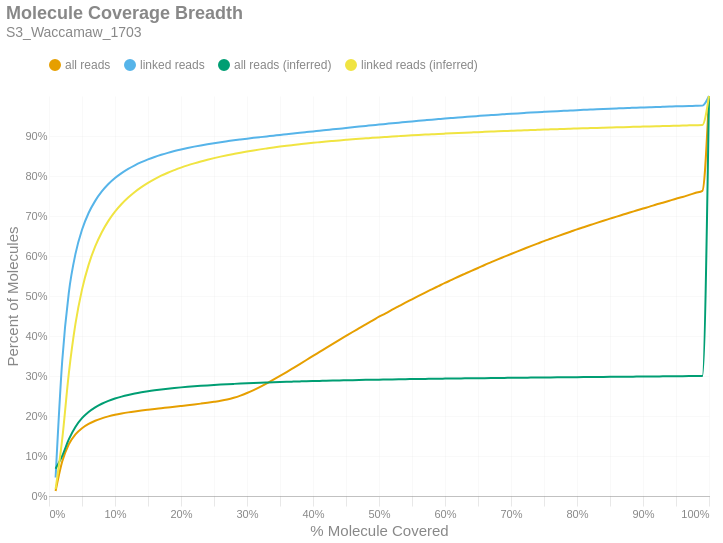

Notebook source saved alongside this figure:
### Markdown cell above
### Molecule Read Coverage
This chart shows molecule coverage breadth as computed by the number of bases aligned to that molecule. In other words, "*how much of each unique long molecule is actually sequenced/aligned?*" Keep in mind there is a distinction between sequences and alignments, since some sequences belonging to a particular molecule may not align well and wouldn't appear in the alignment data. This chart also shows molecule coverage breadth as computed by the *inferred fragment* from which the aligned sequences originate. Unlike read coverage, this calculation takes into account the total insert size, including unsequenced gaps between the forward and reverse reads. Like the previous figures, these are cumulative percents.

### Code cell
if SKIPLR:
    print_html(f"Skipped")
else:
    binned_df = consolidated_hist(valids['coverage_bp'], mask, 0.01, True)
    binned_df_inf = consolidated_hist(valids['coverage_inserts'], mask, 0.01, True)
    binned_df = binned_df.with_columns(pl.lit(binned_df_inf['all reads (cumsum)']).alias('all reads (inferred)'))
    binned_df = binned_df.with_columns(pl.lit(binned_df_inf['linked reads (cumsum)']).alias('linked reads (inferred)'))
    binned_df = binned_df.with_columns(
        (pl.col('bin').cast(pl.Float64) + 0.01).alias('right_edge')
    )

    with SafeRender(binned_df):
        (
            density_plot(binned_df, 'Molecule Coverage Breadth', samplename, 'molcov', ['all reads (inferred)','linked reads (inferred)'])
            .encode(
                #x=alt.X('bin:Q', title="% Molecule Covered").axis(format = '%').scale(padding=0),
                x=alt.X('right_edge:Q', title="% Molecule Covered").axis(format='%').scale(padding=0),
                y=alt.Y('value:Q', title='Percent of Molecules')
                    .axis(format='%')
                    .stack(False)
                    .scale(domainMin=0, padding=0),
                color=alt.Color("key:N").scale(domain = ["all reads", "linked reads", "all reads (inferred)", "linked reads (inferred)"]),
                tooltip = [
                    alt.Tooltip("key:N", title = "Data Type"),
                    alt.Tooltip("range_label:N", title="% Molecule Covered"),
                    alt.Tooltip("value:Q", format = ".2%", title="% Molecules")
                ]
            )
        ).display()

### Figure 1 — Vega-Lite specification as saved in the notebook (floating-point values rounded to 4 significant figures)
{"width": "container", "height": 400, "config": {"title": {"anchor": "start", "dy": -15, "fontSize": 18, "color": "#888888", "subtitleColor": "#888888", "subtitleFontSize": 14}, "arc": {"fill": "#0072B2"}, "axis": {"domainColor": "#888888", "domainWidth": 0.5, "gridWidth": 0.2, "grid": false, "titleFontWeight": 400, "titleFontSize": 15, "labelFontSize": 11, "labelColor": "#888888", "tickColor": "#888888", "tickWidth": 0.2, "titleColor": "#888888"}, "axisBand": {"grid": false}, "axisX": {"grid": true, "tickSize": 10, "domainCap": "round"}, "axisY": {"domain": false, "grid": true, "tickSize": 0, "domainCap": "round"}, "background": "transparent", "header": {"labelFontSize": 15, "labelColor": "#888888", "titleFontSize": 15, "titleFontWeight": 600, "titleColor": "#888888"}, "legend": {"labelFont": "sans-serif", "labelFontSize": 12, "labelColor": "#888888", "symbolSize": 100, "symbolType": "circle", "titleFontSize": 12, "titlePadding": 10, "titleColor": "#888888", "title": null, "orient": "top"}, "range": {"category": ["#E69F00", "#56B4E9", "#009E73", "#F0E442", "#0072B2", "#D55E00", "#CC79A7", "#000000"], "diverging": ["#cfe8f3", "#a2d4ec", "#73bfe2", "#46abdb", "#1696d2", "#12719e"]}, "area": {"fill": "#0072B2", "fillOpacity": 0.7, "line": true, "strokeOpacity": 0.7}, "line": {"color": "#0072B2", "stroke": "#0072B2", "strokeWidth": 2}, "trail": {"color": "#0072B2", "stroke": "#0072B2", "strokeWidth": 0, "size": 1}, "point": {"filled": true, "fillOpacity": 1.0, "size": 95}, "text": {"color": "#888888", "fontSize": 11, "align": "right", "fontWeight": 400, "size": 11}, "bar": {"fill": "#0072B2", "stroke": null}, "view": {"stroke": null, "continuousWidth": 660, "continuousHeight": 400}}, "data": {"name": "data-de06f344a917db5b98f90562563185b9"}, "mark": {"type": "line", "interpolate": "monotone", "point": {"opacity": 0, "size": 275}}, "encoding": {"color": {"field": "key", "scale": {"domain": ["all reads", "linked reads", "all reads (inferred)", "linked reads (inferred)"]}, "type": "nominal"}, "tooltip": [{"field": "key", "title": "Data Type", "type": "nominal"}, {"field": "range_label", "title": "% Molecule Covered", "type": "nominal"}, {"field": "value", "format": ".2%", "title": "% Molecules", "type": "quantitative"}], "x": {"axis": {"format": "%"}, "field": "right_edge", "scale": {"padding": 0}, "title": "% Molecule Covered", "type": "quantitative"}, "y": {"axis": {"format": "%"}, "field": "value", "scale": {"domainMin": 0, "padding": 0}, "stack": false, "title": "Percent of Molecules", "type": "quantitative"}}, "params": [{"name": "param_c36ac31b6afebe62", "select": {"type": "point", "fields": ["key"]}, "bind": "legend"}], "title": {"text": "Molecule Coverage Breadth", "subtitle": "S3_Waccamaw_1703"}, "transform": [{"fold": ["all reads (cumsum)", "linked reads (cumsum)", "all reads (inferred)", "linked reads (inferred)"]}, {"calculate": "replace(datum.key, ' (cumsum)', '')", "as": "key"}, {"filter": {"param": "param_c36ac31b6afebe62"}}], "usermeta": {"embedOptions": {"downloadFileName": "S3_Waccamaw_1703.molcov"}}, "$schema": "https://vega.github.io/schema/vega-lite/v6.1.0.json", "datasets": {"data-de06f344a917db5b98f90562563185b9": [{"bin": "0.0", "interval": "0.0-0.01", "all reads": 0.01239, "linked reads": 0.0463, "all reads (cumsum)": 0.01239, "linked reads (cumsum)": 0.0463, "range_label": "0.0-0.01", "all reads (inferred)": 0.06814, "linked reads (inferred)": 0.01728, "right_edge": 0.01}, {"bin": "0.01", "interval": "0.01-0.02", "all reads": 0.07363, "linked reads": 0.2906, "all reads (cumsum)": 0.08602, "linked reads (cumsum)": 0.3369, "range_label": "0.01-0.02", "all reads (inferred)": 0.1001, "linked reads (inferred)": 0.1415, "right_edge": 0.02}, {"bin": "0.02", "interval": "0.02-0.03", "all reads": 0.04332, "linked reads": 0.1712, "all reads (cumsum)": 0.1293, "linked reads (cumsum)": 0.5081, "range_label": "0.02-0.03", "all reads (inferred)": 0.1417, "linked reads (inferred)": 0.3062, "right_edge": 0.03}, {"bin": "0.03", "interval": "0.03-0.04", "all reads": 0.02461, "linked reads": 0.09652, "all reads (cumsum)": 0.1539, "linked reads (cumsum)": 0.6046, "range_label": "0.03-0.04", "all reads (inferred)": 0.1727, "linked reads (inferred)": 0.4296, "right_edge": 0.04}, {"bin": "0.04", "interval": "0.04-0.05", "all reads": 0.01555, "linked reads": 0.06095, "all reads (cumsum)": 0.1695, "linked reads (cumsum)": 0.6655, "range_label": "0.04-0.05", "all reads (inferred)": 0.1945, "linked reads (inferred)": 0.516, "right_edge": 0.05}, {"bin": "0.05", "interval": "0.05-0.06", "all reads": 0.01079, "linked reads": 0.04202, "all reads (cumsum)": 0.1803, "linked reads (cumsum)": 0.7075, "range_label": "0.05-0.06", "all reads (inferred)": 0.2101, "linked reads (inferred)": 0.5778, "right_edge": 0.06}, {"bin": "0.06", "interval": "0.06-0.07", "all reads": 0.007809, "linked reads": 0.03032, "all reads (cumsum)": 0.1881, "linked reads (cumsum)": 0.7379, "range_label": "0.06-0.07", "all reads (inferred)": 0.2217, "linked reads (inferred)": 0.624, "right_edge": 0.07}, {"bin": "0.07", "interval": "0.07-0.08", "all reads": 0.006081, "linked reads": 0.02351, "all reads (cumsum)": 0.1942, "linked reads (cumsum)": 0.7614, "range_label": "0.07-0.08", "all reads (inferred)": 0.2307, "linked reads (inferred)": 0.6595, "right_edge": 0.08}, {"bin": "0.08", "interval": "0.08-0.09", "all reads": 0.004803, "linked reads": 0.01848, "all reads (cumsum)": 0.199, "linked reads (cumsum)": 0.7798, "range_label": "0.08-0.09", "all reads (inferred)": 0.2378, "linked reads (inferred)": 0.6878, "right_edge": 0.09}, {"bin": "0.09", "interval": "0.09-0.1", "all reads": 0.00396, "linked reads": 0.01505, "all reads (cumsum)": 0.2029, "linked reads (cumsum)": 0.7949, "range_label": "0.09-0.1", "all reads (inferred)": 0.2437, "linked reads (inferred)": 0.7109, "right_edge": 0.1}, {"bin": "0.1", "interval": "0.1-0.11", "all reads": 0.003267, "linked reads": 0.0123, "all reads (cumsum)": 0.2062, "linked reads (cumsum)": 0.8072, "range_label": "0.1-0.11", "all reads (inferred)": 0.2485, "linked reads (inferred)": 0.7299, "right_edge": 0.11}, {"bin": "0.11", "interval": "0.11-0.12", "all reads": 0.002865, "linked reads": 0.01063, "all reads (cumsum)": 0.2091, "linked reads (cumsum)": 0.8178, "range_label": "0.11-0.12", "all reads (inferred)": 0.2526, "linked reads (inferred)": 0.7461, "right_edge": 0.12}, {"bin": "0.12", "interval": "0.12-0.13", "all reads": 0.002445, "linked reads": 0.008968, "all reads (cumsum)": 0.2115, "linked reads (cumsum)": 0.8268, "range_label": "0.12-0.13", "all reads (inferred)": 0.2561, "linked reads (inferred)": 0.7602, "right_edge": 0.13}, {"bin": "0.13", "interval": "0.13-0.14", "all reads": 0.002164, "linked reads": 0.007768, "all reads (cumsum)": 0.2137, "linked reads (cumsum)": 0.8346, "range_label": "0.13-0.14", "all reads (inferred)": 0.2592, "linked reads (inferred)": 0.7722, "right_edge": 0.14}, {"bin": "0.14", "interval": "0.14-0.15", "all reads": 0.001972, "linked reads": 0.006851, "all reads (cumsum)": 0.2157, "linked reads (cumsum)": 0.8414, "range_label": "0.14-0.15", "all reads (inferred)": 0.2619, "linked reads (inferred)": 0.7829, "right_edge": 0.15}, {"bin": "0.15", "interval": "0.15-0.16", "all reads": 0.001894, "linked reads": 0.006097, "all reads (cumsum)": 0.2175, "linked reads (cumsum)": 0.8475, "range_label": "0.15-0.16", "all reads (inferred)": 0.2643, "linked reads (inferred)": 0.7923, "right_edge": 0.16}, {"bin": "0.16", "interval": "0.16-0.17", "all reads": 0.001843, "linked reads": 0.005449, "all reads (cumsum)": 0.2194, "linked reads (cumsum)": 0.853, "range_label": "0.16-0.17", "all reads (inferred)": 0.2664, "linked reads (inferred)": 0.8007, "right_edge": 0.17}, {"bin": "0.17", "interval": "0.17-0.18", "all reads": 0.001859, "linked reads": 0.004929, "all reads (cumsum)": 0.2212, "linked reads (cumsum)": 0.8579, "range_label": "0.17-0.18", "all reads (inferred)": 0.2683, "linked reads (inferred)": 0.8082, "right_edge": 0.18}, {"bin": "0.18", "interval": "0.18-0.19", "all reads": 0.001848, "linked reads": 0.004406, "all reads (cumsum)": 0.2231, "linked reads (cumsum)": 0.8623, "range_label": "0.18-0.19", "all reads (inferred)": 0.27, "linked reads (inferred)": 0.8148, "right_edge": 0.19}, {"bin": "0.19", "interval": "0.19-0.2", "all reads": 0.001896, "linked reads": 0.004001, "all reads (cumsum)": 0.225, "linked reads (cumsum)": 0.8663, "range_label": "0.19-0.2", "all reads (inferred)": 0.2716, "linked reads (inferred)": 0.821, "right_edge": 0.2}, {"bin": "0.2", "interval": "0.2-0.21", "all reads": 0.001919, "linked reads": 0.003717, "all reads (cumsum)": 0.2269, "linked reads (cumsum)": 0.87, "range_label": "0.2-0.21", "all reads (inferred)": 0.273, "linked reads (inferred)": 0.8266, "right_edge": 0.21}, {"bin": "0.21", "interval": "0.21-0.22", "all reads": 0.001975, "linked reads": 0.003401, "all reads (cumsum)": 0.2289, "linked reads (cumsum)": 0.8734, "range_label": "0.21-0.22", "all reads (inferred)": 0.2743, "linked reads (inferred)": 0.8316, "right_edge": 0.22}, {"bin": "0.22", "interval": "0.22-0.23", "all reads": 0.002051, "linked reads": 0.003113, "all reads (cumsum)": 0.2309, "linked reads (cumsum)": 0.8765, "range_label": "0.22-0.23", "all reads (inferred)": 0.2754, "linked reads (inferred)": 0.8363, "right_edge": 0.23}, {"bin": "0.23", "interval": "0.23-0.24", "all reads": 0.002138, "linked reads": 0.002913, "all reads (cumsum)": 0.2331, "linked reads (cumsum)": 0.8794, "range_label": "0.23-0.24", "all reads (inferred)": 0.2765, "linked reads (inferred)": 0.8406, "right_edge": 0.24}, {"bin": "0.24", "interval": "0.24-0.25", "all reads": 0.002321, "linked reads": 0.002697, "all reads (cumsum)": 0.2354, "linked reads (cumsum)": 0.8821, "range_label": "0.24-0.25", "all reads (inferred)": 0.2776, "linked reads (inferred)": 0.8447, "right_edge": 0.25}, {"bin": "0.25", "interval": "0.25-0.26", "all reads": 0.002553, "linked reads": 0.002491, "all reads (cumsum)": 0.238, "linked reads (cumsum)": 0.8846, "range_label": "0.25-0.26", "all reads (inferred)": 0.2785, "linked reads (inferred)": 0.8485, "right_edge": 0.26}, {"bin": "0.26", "interval": "0.26-0.27", "all reads": 0.003219, "linked reads": 0.002353, "all reads (cumsum)": 0.2412, "linked reads (cumsum)": 0.887, "range_label": "0.26-0.27", "all reads (inferred)": 0.2795, "linked reads (inferred)": 0.852, "right_edge": 0.27}, {"bin": "0.27", "interval": "0.27-0.28", "all reads": 0.004364, "linked reads": 0.002286, "all reads (cumsum)": 0.2455, "linked reads (cumsum)": 0.8893, "range_label": "0.27-0.28", "all reads (inferred)": 0.2803, "linked reads (inferred)": 0.8552, "right_edge": 0.28}, {"bin": "0.28", "interval": "0.28-0.29", "all reads": 0.005445, "linked reads": 0.002104, "all reads (cumsum)": 0.251, "linked reads (cumsum)": 0.8914, "range_label": "0.28-0.29", "all reads (inferred)": 0.2811, "linked reads (inferred)": 0.8584, "right_edge": 0.29}, {"bin": "0.29", "interval": "0.29-0.3", "all reads": 0.006547, "linked reads": 0.002026, "all reads (cumsum)": 0.2575, "linked reads (cumsum)": 0.8934, "range_label": "0.29-0.3", "all reads (inferred)": 0.2818, "linked reads (inferred)": 0.8613, "right_edge": 0.3}, {"bin": "0.3", "interval": "0.3-0.31", "all reads": 0.007365, "linked reads": 0.001951, "all reads (cumsum)": 0.2649, "linked reads (cumsum)": 0.8953, "range_label": "0.3-0.31", "all reads (inferred)": 0.2825, "linked reads (inferred)": 0.864, "right_edge": 0.31}, {"bin": "0.31", "interval": "0.31-0.32", "all reads": 0.008161, "linked reads": 0.001853, "all reads (cumsum)": 0.2731, "linked reads (cumsum)": 0.8972, "range_label": "0.31-0.32", "all reads (inferred)": 0.2832, "linked reads (inferred)": 0.8666, "right_edge": 0.32}, {"bin": "0.32", "interval": "0.32-0.33", "all reads": 0.008755, "linked reads": 0.001815, "all reads (cumsum)": 0.2818, "linked reads (cumsum)": 0.899, "range_label": "0.32-0.33", "all reads (inferred)": 0.2838, "linked reads (inferred)": 0.869, "right_edge": 0.33}, {"bin": "0.33", "interval": "0.33-0.34", "all reads": 0.009052, "linked reads": 0.001793, "all reads (cumsum)": 0.2909, "linked reads (cumsum)": 0.9008, "range_label": "0.33-0.34", "all reads (inferred)": 0.2844, "linked reads (inferred)": 0.8713, "right_edge": 0.34}, {"bin": "0.34", "interval": "0.34-0.35", "all reads": 0.009404, "linked reads": 0.001853, "all reads (cumsum)": 0.3003, "linked reads (cumsum)": 0.9027, "range_label": "0.34-0.35", "all reads (inferred)": 0.285, "linked reads (inferred)": 0.8735, "right_edge": 0.35}, {"bin": "0.35", "interval": "0.35-0.36", "all reads": 0.009679, "linked reads": 0.00172, "all reads (cumsum)": 0.3099, "linked reads (cumsum)": 0.9044, "range_label": "0.35-0.36", "all reads (inferred)": 0.2855, "linked reads (inferred)": 0.8756, "right_edge": 0.36}, {"bin": "0.36", "interval": "0.36-0.37", "all reads": 0.009913, "linked reads": 0.001815, "all reads (cumsum)": 0.3199, "linked reads (cumsum)": 0.9062, "range_label": "0.36-0.37", "all reads (inferred)": 0.286, "linked reads (inferred)": 0.8775, "right_edge": 0.37}, {"bin": "0.37", "interval": "0.37-0.38", "all reads": 0.009996, "linked reads": 0.001807, "all reads (cumsum)": 0.3298, "linked reads (cumsum)": 0.908, "range_label": "0.37-0.38", "all reads (inferred)": 0.2865, "linked reads (inferred)": 0.8794, "right_edge": 0.38}, {"bin": "0.38", "interval": "0.38-0.39", "all reads": 0.01013, "linked reads": 0.001729, "all reads (cumsum)": 0.34, "linked reads (cumsum)": 0.9097, "range_label": "0.38-0.39", "all reads (inferred)": 0.287, "linked reads (inferred)": 0.8813, "right_edge": 0.39}, {"bin": "0.39", "interval": "0.39-0.4", "all reads": 0.01026, "linked reads": 0.001707, "all reads (cumsum)": 0.3502, "linked reads (cumsum)": 0.9114, "range_label": "0.39-0.4", "all reads (inferred)": 0.2874, "linked reads (inferred)": 0.883, "right_edge": 0.4}, {"bin": "0.4", "interval": "0.4-0.41", "all reads": 0.01002, "linked reads": 0.001767, "all reads (cumsum)": 0.3603, "linked reads (cumsum)": 0.9132, "range_label": "0.4-0.41", "all reads (inferred)": 0.2878, "linked reads (inferred)": 0.8846, "right_edge": 0.41}, {"bin": "0.41", "interval": "0.41-0.42", "all reads": 0.01009, "linked reads": 0.001713, "all reads (cumsum)": 0.3703, "linked reads (cumsum)": 0.9149, "range_label": "0.41-0.42", "all reads (inferred)": 0.2882, "linked reads (inferred)": 0.8861, "right_edge": 0.42}, {"bin": "0.42", "interval": "0.42-0.43", "all reads": 0.01003, "linked reads": 0.001726, "all reads (cumsum)": 0.3804, "linked reads (cumsum)": 0.9166, "range_label": "0.42-0.43", "all reads (inferred)": 0.2886, "linked reads (inferred)": 0.8876, "right_edge": 0.43}, {"bin": "0.43", "interval": "0.43-0.44", "all reads": 0.009953, "linked reads": 0.001709, "all reads (cumsum)": 0.3903, "linked reads (cumsum)": 0.9183, "range_label": "0.43-0.44", "all reads (inferred)": 0.289, "linked reads (inferred)": 0.889, "right_edge": 0.44}, {"bin": "0.44", "interval": "0.44-0.45", "all reads": 0.009855, "linked reads": 0.001677, "all reads (cumsum)": 0.4002, "linked reads (cumsum)": 0.92, "range_label": "0.44-0.45", "all reads (inferred)": 0.2893, "linked reads (inferred)": 0.8904, "right_edge": 0.45}, {"bin": "0.45", "interval": "0.45-0.46", "all reads": 0.009812, "linked reads": 0.001778, "all reads (cumsum)": 0.41, "linked reads (cumsum)": 0.9218, "range_label": "0.45-0.46", "all reads (inferred)": 0.2897, "linked reads (inferred)": 0.8917, "right_edge": 0.46}, {"bin": "0.46", "interval": "0.46-0.47", "all reads": 0.009568, "linked reads": 0.001769, "all reads (cumsum)": 0.4196, "linked reads (cumsum)": 0.9236, "range_label": "0.46-0.47", "all reads (inferred)": 0.29, "linked reads (inferred)": 0.893, "right_edge": 0.47}, {"bin": "0.47", "interval": "0.47-0.48", "all reads": 0.009588, "linked reads": 0.001684, "all reads (cumsum)": 0.4292, "linked reads (cumsum)": 0.9253, "range_label": "0.47-0.48", "all reads (inferred)": 0.2903, "linked reads (inferred)": 0.8942, "right_edge": 0.48}, {"bin": "0.48", "interval": "0.48-0.49", "all reads": 0.009036, "linked reads": 0.001636, "all reads (cumsum)": 0.4382, "linked reads (cumsum)": 0.9269, "range_label": "0.48-0.49", "all reads (inferred)": 0.2906, "linked reads (inferred)": 0.8954, "right_edge": 0.49}, {"bin": "0.49", "interval": "0.49-0.5", "all reads": 0.009973, "linked reads": 0.001753, "all reads (cumsum)": 0.4482, "linked reads (cumsum)": 0.9286, "range_label": "0.49-0.5", "all reads (inferred)": 0.2909, "linked reads (inferred)": 0.8965, "right_edge": 0.5}, {"bin": "0.5", "interval": "0.5-0.51", "all reads": 0.008347, "linked reads": 0.00158, "all reads (cumsum)": 0.4565, "linked reads (cumsum)": 0.9302, "range_label": "0.5-0.51", "all reads (inferred)": 0.2912, "linked reads (inferred)": 0.8976, "right_edge": 0.51}, {"bin": "0.51", "interval": "0.51-0.52", "all reads": 0.009215, "linked reads": 0.001599, "all reads (cumsum)": 0.4657, "linked reads (cumsum)": 0.9318, "range_label": "0.51-0.52", "all reads (inferred)": 0.2915, "linked reads (inferred)": 0.8987, "right_edge": 0.52}, {"bin": "0.52", "interval": "0.52-0.53", "all reads": 0.008798, "linked reads": 0.001563, "all reads (cumsum)": 0.4745, "linked reads (cumsum)": 0.9334, "range_label": "0.52-0.53", "all reads (inferred)": 0.2918, "linked reads (inferred)": 0.8997, "right_edge": 0.53}, {"bin": "0.53", "interval": "0.53-0.54", "all reads": 0.008749, "linked reads": 0.001538, "all reads (cumsum)": 0.4833, "linked reads (cumsum)": 0.9349, "range_label": "0.53-0.54", "all reads (inferred)": 0.292, "linked reads (inferred)": 0.9007, "right_edge": 0.54}, {"bin": "0.54", "interval": "0.54-0.55", "all reads": 0.008479, "linked reads": 0.001571, "all reads (cumsum)": 0.4917, "linked reads (cumsum)": 0.9365, "range_label": "0.54-0.55", "all reads (inferred)": 0.2923, "linked reads (inferred)": 0.9017, "right_edge": 0.55}, {"bin": "0.55", "interval": "0.55-0.56", "all reads": 0.008566, "linked reads": 0.001498, "all reads (cumsum)": 0.5003, "linked reads (cumsum)": 0.938, "range_label": "0.55-0.56", "all reads (inferred)": 0.2925, "linked reads (inferred)": 0.9026, "right_edge": 0.56}, {"bin": "0.56", "interval": "0.56-0.57", "all reads": 0.00832, "linked reads": 0.001461, "all reads (cumsum)": 0.5086, "linked reads (cumsum)": 0.9395, "range_label": "0.56-0.57", "all reads (inferred)": 0.2928, "linked reads (inferred)": 0.9034, "right_edge": 0.57}, {"bin": "0.57", "interval": "0.57-0.58", "all reads": 0.008076, "linked reads": 0.001442, "all reads (cumsum)": 0.5167, "linked reads (cumsum)": 0.9409, "range_label": "0.57-0.58", "all reads (inferred)": 0.293, "linked reads (inferred)": 0.9043, "right_edge": 0.58}, {"bin": "0.58", "interval": "0.58-0.59", "all reads": 0.008008, "linked reads": 0.001365, "all reads (cumsum)": 0.5247, "linked reads (cumsum)": 0.9423, "range_label": "0.58-0.59", "all reads (inferred)": 0.2932, "linked reads (inferred)": 0.9052, "right_edge": 0.59}, {"bin": "0.59", "interval": "0.59-0.6", "all reads": 0.008015, "linked reads": 0.001365, "all reads (cumsum)": 0.5327, "linked reads (cumsum)": 0.9436, "range_label": "0.59-0.6", "all reads (inferred)": 0.2935, "linked reads (inferred)": 0.906, "right_edge": 0.6}, {"bin": "0.6", "interval": "0.6-0.61", "all reads": 0.007556, "linked reads": 0.001326, "all reads (cumsum)": 0.5403, "linked reads (cumsum)": 0.945, "range_label": "0.6-0.61", "all reads (inferred)": 0.2937, "linked reads (inferred)": 0.9068, "right_edge": 0.61}, {"bin": "0.61", "interval": "0.61-0.62", "all reads": 0.007779, "linked reads": 0.001307, "all reads (cumsum)": 0.5481, "linked reads (cumsum)": 0.9463, "range_label": "0.61-0.62", "all reads (inferred)": 0.2939, "linked reads (inferred)": 0.9075, "right_edge": 0.62}, {"bin": "0.62", "interval": "0.62-0.63", "all reads": 0.007443, "linked reads": 0.001254, "all reads (cumsum)": 0.5555, "linked reads (cumsum)": 0.9475, "range_label": "0.62-0.63", "all reads (inferred)": 0.2941, "linked reads (inferred)": 0.9082, "right_edge": 0.63}, {"bin": "0.63", "interval": "0.63-0.64", "all reads": 0.007376, "linked reads": 0.001263, "all reads (cumsum)": 0.5629, "linked reads (cumsum)": 0.9488, "range_label": "0.63-0.64", "all reads (inferred)": 0.2943, "linked reads (inferred)": 0.909, "right_edge": 0.64}, {"bin": "0.64", "interval": "0.64-0.65", "all reads": 0.007214, "linked reads": 0.001202, "all reads (cumsum)": 0.5701, "linked reads (cumsum)": 0.95, "range_label": "0.64-0.65", "all reads (inferred)": 0.2945, "linked reads (inferred)": 0.9097, "right_edge": 0.65}, {"bin": "0.65", "interval": "0.65-0.66", "all reads": 0.007447, "linked reads": 0.001192, "all reads (cumsum)": 0.5775, "linked reads (cumsum)": 0.9512, "range_label": "0.65-0.66", "all reads (inferred)": 0.2947, "linked reads (inferred)": 0.9104, "right_edge": 0.66}, {"bin": "0.66", "interval": "0.66-0.67", "all reads": 0.006977, "linked reads": 0.001099, "all reads (cumsum)": 0.5845, "linked reads (cumsum)": 0.9523, "range_label": "0.66-0.67", "all reads (inferred)": 0.2949, "linked reads (inferred)": 0.911, "right_edge": 0.67}, {"bin": "0.67", "interval": "0.67-0.68", "all reads": 0.007014, "linked reads": 0.001101, "all reads (cumsum)": 0.5915, "linked reads (cumsum)": 0.9534, "range_label": "0.67-0.68", "all reads (inferred)": 0.2951, "linked reads (inferred)": 0.9117, "right_edge": 0.68}, {"bin": "0.68", "interval": "0.68-0.69", "all reads": 0.006738, "linked reads": 0.001049, "all reads (cumsum)": 0.5983, "linked reads (cumsum)": 0.9544, "range_label": "0.68-0.69", "all reads (inferred)": 0.2952, "linked reads (inferred)": 0.9124, "right_edge": 0.69}, {"bin": "0.69", "interval": "0.69-0.7", "all reads": 0.006806, "linked reads": 0.001051, "all reads (cumsum)": 0.6051, "linked reads (cumsum)": 0.9555, "range_label": "0.69-0.7", "all reads (inferred)": 0.2954, "linked reads (inferred)": 0.913, "right_edge": 0.7}, {"bin": "0.7", "interval": "0.7-0.71", "all reads": 0.006547, "linked reads": 0.001032, "all reads (cumsum)": 0.6116, "linked reads (cumsum)": 0.9565, "range_label": "0.7-0.71", "all reads (inferred)": 0.2956, "linked reads (inferred)": 0.9136, "right_edge": 0.71}, {"bin": "0.71", "interval": "0.71-0.72", "all reads": 0.006515, "linked reads": 0.001018, "all reads (cumsum)": 0.6181, "linked reads (cumsum)": 0.9575, "range_label": "0.71-0.72", "all reads (inferred)": 0.2958, "linked reads (inferred)": 0.9142, "right_edge": 0.72}, {"bin": "0.72", "interval": "0.72-0.73", "all reads": 0.006471, "linked reads": 0.00101, "all reads (cumsum)": 0.6246, "linked reads (cumsum)": 0.9585, "range_label": "0.72-0.73", "all reads (inferred)": 0.296, "linked reads (inferred)": 0.9148, "right_edge": 0.73}, {"bin": "0.73", "interval": "0.73-0.74", "all reads": 0.006203, "linked reads": 0.0009491, "all reads (cumsum)": 0.6308, "linked reads (cumsum)": 0.9595, "range_label": "0.73-0.74", "all reads (inferred)": 0.2961, "linked reads (inferred)": 0.9154, "right_edge": 0.74}, {"bin": "0.74", "interval": "0.74-0.75", "all reads": 0.006464, "linked reads": 0.0008971, "all reads (cumsum)": 0.6373, "linked reads (cumsum)": 0.9604, "range_label": "0.74-0.75", "all reads (inferred)": 0.2963, "linked reads (inferred)": 0.916, "right_edge": 0.75}, {"bin": "0.75", "interval": "0.75-0.76", "all reads": 0.005882, "linked reads": 0.0008863, "all reads (cumsum)": 0.6432, "linked reads (cumsum)": 0.9613, "range_label": "0.75-0.76", "all reads (inferred)": 0.2965, "linked reads (inferred)": 0.9166, "right_edge": 0.76}, {"bin": "0.76", "interval": "0.76-0.77", "all reads": 0.005946, "linked reads": 0.0008366, "all reads (cumsum)": 0.6491, "linked reads (cumsum)": 0.9621, "range_label": "0.76-0.77", "all reads (inferred)": 0.2966, "linked reads (inferred)": 0.9171, "right_edge": 0.77}, {"bin": "0.77", "interval": "0.77-0.78", "all reads": 0.005837, "linked reads": 0.000814, "all reads (cumsum)": 0.6549, "linked reads (cumsum)": 0.9629, "range_label": "0.77-0.78", "all reads (inferred)": 0.2968, "linked reads (inferred)": 0.9177, "right_edge": 0.78}, {"bin": "0.78", "interval": "0.78-0.79", "all reads": 0.005754, "linked reads": 0.0008191, "all reads (cumsum)": 0.6607, "linked reads (cumsum)": 0.9637, "range_label": "0.78-0.79", "all reads (inferred)": 0.297, "linked reads (inferred)": 0.9182, "right_edge": 0.79}, {"bin": "0.79", "interval": "0.79-0.8", "all reads": 0.005915, "linked reads": 0.0008157, "all reads (cumsum)": 0.6666, "linked reads (cumsum)": 0.9645, "range_label": "0.79-0.8", "all reads (inferred)": 0.2971, "linked reads (inferred)": 0.9188, "right_edge": 0.8}, {"bin": "0.8", "interval": "0.8-0.81", "all reads": 0.005356, "linked reads": 0.00077, "all reads (cumsum)": 0.672, "linked reads (cumsum)": 0.9653, "range_label": "0.8-0.81", "all reads (inferred)": 0.2973, "linked reads (inferred)": 0.9193, "right_edge": 0.81}, {"bin": "0.81", "interval": "0.81-0.82", "all reads": 0.005402, "linked reads": 0.0007412, "all reads (cumsum)": 0.6774, "linked reads (cumsum)": 0.9661, "range_label": "0.81-0.82", "all reads (inferred)": 0.2974, "linked reads (inferred)": 0.9198, "right_edge": 0.82}, {"bin": "0.82", "interval": "0.82-0.83", "all reads": 0.00547, "linked reads": 0.0007655, "all reads (cumsum)": 0.6828, "linked reads (cumsum)": 0.9668, "range_label": "0.82-0.83", "all reads (inferred)": 0.2976, "linked reads (inferred)": 0.9203, "right_edge": 0.83}, {"bin": "0.83", "interval": "0.83-0.84", "all reads": 0.005328, "linked reads": 0.0007152, "all reads (cumsum)": 0.6882, "linked reads (cumsum)": 0.9675, "range_label": "0.83-0.84", "all reads (inferred)": 0.2977, "linked reads (inferred)": 0.9207, "right_edge": 0.84}, {"bin": "0.84", "interval": "0.84-0.85", "all reads": 0.005189, "linked reads": 0.0006858, "all reads (cumsum)": 0.6934, "linked reads (cumsum)": 0.9682, "range_label": "0.84-0.85", "all reads (inferred)": 0.2979, "linked reads (inferred)": 0.9212, "right_edge": 0.85}, {"bin": "0.85", "interval": "0.85-0.86", "all reads": 0.005189, "linked reads": 0.0006677, "all reads (cumsum)": 0.6986, "linked reads (cumsum)": 0.9689, "range_label": "0.85-0.86", "all reads (inferred)": 0.2981, "linked reads (inferred)": 0.9217, "right_edge": 0.86}, {"bin": "0.86", "interval": "0.86-0.87", "all reads": 0.005059, "linked reads": 0.0006734, "all reads (cumsum)": 0.7036, "linked reads (cumsum)": 0.9696, "range_label": "0.86-0.87", "all reads (inferred)": 0.2982, "linked reads (inferred)": 0.9222, "right_edge": 0.87}, {"bin": "0.87", "interval": "0.87-0.88", "all reads": 0.005113, "linked reads": 0.0006095, "all reads (cumsum)": 0.7087, "linked reads (cumsum)": 0.9702, "range_label": "0.87-0.88", "all reads (inferred)": 0.2984, "linked reads (inferred)": 0.9226, "right_edge": 0.88}, {"bin": "0.88", "interval": "0.88-0.89", "all reads": 0.004955, "linked reads": 0.0006062, "all reads (cumsum)": 0.7137, "linked reads (cumsum)": 0.9708, "range_label": "0.88-0.89", "all reads (inferred)": 0.2985, "linked reads (inferred)": 0.9231, "right_edge": 0.89}, {"bin": "0.89", "interval": "0.89-0.9", "all reads": 0.005003, "linked reads": 0.0005632, "all reads (cumsum)": 0.7187, "linked reads (cumsum)": 0.9713, "range_label": "0.89-0.9", "all reads (inferred)": 0.2987, "linked reads (inferred)": 0.9236, "right_edge": 0.9}, {"bin": "0.9", "interval": "0.9-0.91", "all reads": 0.004699, "linked reads": 0.0005649, "all reads (cumsum)": 0.7234, "linked reads (cumsum)": 0.9719, "range_label": "0.9-0.91", "all reads (inferred)": 0.2988, "linked reads (inferred)": 0.924, "right_edge": 0.91}, {"bin": "0.91", "interval": "0.91-0.92", "all reads": 0.005256, "linked reads": 0.0005615, "all reads (cumsum)": 0.7286, "linked reads (cumsum)": 0.9725, "range_label": "0.91-0.92", "all reads (inferred)": 0.299, "linked reads (inferred)": 0.9244, "right_edge": 0.92}, {"bin": "0.92", "interval": "0.92-0.93", "all reads": 0.00454, "linked reads": 0.000544, "all reads (cumsum)": 0.7332, "linked reads (cumsum)": 0.973, "range_label": "0.92-0.93", "all reads (inferred)": 0.2991, "linked reads (inferred)": 0.9248, "right_edge": 0.93}, {"bin": "0.93", "interval": "0.93-0.94", "all reads": 0.004889, "linked reads": 0.0005429, "all reads (cumsum)": 0.7381, "linked reads (cumsum)": 0.9736, "range_label": "0.93-0.94", "all reads (inferred)": 0.2993, "linked reads (inferred)": 0.9252, "right_edge": 0.94}, {"bin": "0.94", "interval": "0.94-0.95", "all reads": 0.005255, "linked reads": 0.0005372, "all reads (cumsum)": 0.7433, "linked reads (cumsum)": 0.9741, "range_label": "0.94-0.95", "all reads (inferred)": 0.2994, "linked reads (inferred)": 0.9257, "right_edge": 0.95}, {"bin": "0.95", "interval": "0.95-0.96", "all reads": 0.004332, "linked reads": 0.0004768, "all reads (cumsum)": 0.7477, "linked reads (cumsum)": 0.9746, "range_label": "0.95-0.96", "all reads (inferred)": 0.2996, "linked reads (inferred)": 0.9261, "right_edge": 0.96}, {"bin": "0.96", "interval": "0.96-0.97", "all reads": 0.005066, "linked reads": 0.0004519, "all reads (cumsum)": 0.7527, "linked reads (cumsum)": 0.975, "range_label": "0.96-0.97", "all reads (inferred)": 0.2997, "linked reads (inferred)": 0.9266, "right_edge": 0.97}, {"bin": "0.97", "interval": "0.97-0.98", "all reads": 0.005248, "linked reads": 0.0004367, "all reads (cumsum)": 0.758, "linked reads (cumsum)": 0.9755, "range_label": "0.97-0.98", "all reads (inferred)": 0.2999, "linked reads (inferred)": 0.9271, "right_edge": 0.98}, {"bin": "0.98", "interval": "0.98-0.99", "all reads": 0.005043, "linked reads": 0.0004728, "all reads (cumsum)": 0.763, "linked reads (cumsum)": 0.9759, "range_label": "0.98-0.99", "all reads (inferred)": 0.3002, "linked reads (inferred)": 0.9276, "right_edge": 0.99}, {"bin": "0.99", "interval": "0.99-1.0", "all reads": 0.237, "linked reads": 0.02407, "all reads (cumsum)": 1.0, "linked reads (cumsum)": 1.0, "range_label": "0.99-1.0", "all reads (inferred)": 1.0, "linked reads (inferred)": 1.0, "right_edge": 1.0}]}}
